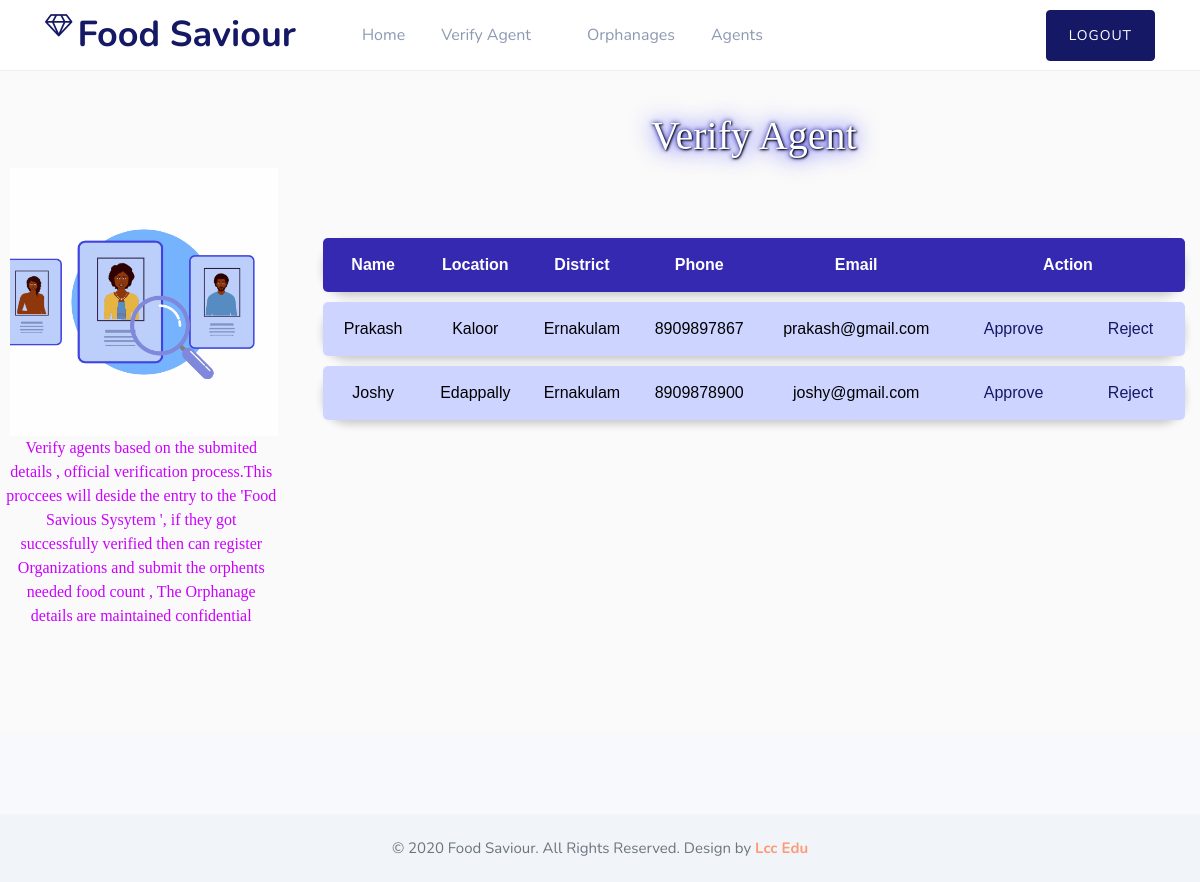
Screenshot of /AdminVerifyAgent.php with the database file from the repository.
### tables this page shows
CREATE TABLE `agent_registration` (
  `aid` int(11) NOT NULL AUTO_INCREMENT,
  `name` varchar(30) DEFAULT NULL,
  `district` varchar(30) DEFAULT NULL,
  `location` varchar(100) DEFAULT NULL,
  `phone` varchar(30) DEFAULT NULL,
  `email` varchar(30) DEFAULT NULL,
  PRIMARY KEY (`aid`)
);

### AdminVerifyAgent.php (the view, shortened to what this page needs)
<?php
include('DbConnection/dbconnect.php');
include('AdminHeader.php');
?>
<div class="w3l-index-block1">
  <div class="content py-5">
    <div class="container1">
      <div class="row ">
        <div class="col-md-3 content-left pt-md-0 pt-3" style="margin-top:120px;">
          <img src="assets/images/verify_agent_lottie.gif" style="padding-left: 10px;" class="img-fluid" alt="main image">
          <p style=" margin: auto; color: #cc00ff;font-family:serif;text-align: center;padding-left: 5px;">Verify agents based on the submited details , official verification process.This proccees will deside the entry to the 'Food Savious Sysytem ', if they got successfully verified then can register Organizations and submit the orphents needed food count
            , The Orphanage details are maintained confidential
          </p>
        </div>
        <div class="col-md-9 content-photo mt-md-0 mt-9">
          <section class="w3l-about6 py-5">
            <div class="container py-md-3 text-center">
              <div class="">
                <h1 style="font-family: initial;color: white;text-shadow: 1px 1px 2px black, 0 0 25px blue, 0 0 5px darkblue;">Verify Agent</h1> <br><br>
                <center>
                  <?php
                  $qry = "SELECT * FROM `agent_registration` a,`login` l WHERE a.`aid`=l.`uid` AND l.`status`='0'";
                  $result = mysqli_query($conn, $qry);
                  if ($result->num_rows > 0) {
                  ?>
                    <table id="cust_table">
                      <tr>
                        <th>Name</th>
                        <th>Location</th>
                        <th>District</th>
                        <th>Phone</th>
                        <th>Email</th>
                        <th colspan="2">Action</th>
                      </tr>
                      <?php
                      while ($row = mysqli_fetch_array($result)) {
                        echo "
                <tr>
                    <td>" . $row['name'] . "</td>
                    <td>" . $row['location'] . "</td>
                    <td>" . $row['district'] . "</td>
                    <td>" . $row['phone'] . "</td>
                    <td>" . $row['email'] . "</td>
                    <td><a href='AdminApproveAgent.php?id=" . $row['aid'] . "'>Approve</a></td><td><a href='AdminRejectAgent.php?id=" . $row['aid'] . "'>Reject</a></td>
                </tr>";
                      }
                    } else {
                      ?>
                      <img src="assets/images/no_data_found.png" class="img-fluid" alt="main image">
                    <?php
                    }
                    ?>
                    </table>
                    <br><br><br><br><br><br><br><br>
                </center>
              </div>
            </div>
          </section>
        </div>
      </div>
    </div>
  </div>
</div>
<section class="w3l-market-footer">
  <footer class="footer-28">
    <div class="footer-bg-layer">
      <div class="container py-lg-3">
      </div>
      <div class="midd-footer-28 align-center py-lg-4 py-3 mt-5">
        <div class="container">
          <p class="copy-footer-28 text-center"> &copy; 2020 Food Saviour. All Rights Reserved. Design by <a href="">Lcc Edu</a></p>
        </div>
      </div>
    </div>
  </footer>
</section>
</body>
</html>

### rows the page displays
agent_registration: name "Prakash", location "Kaloor", district "Ernakulam", phone "8909897867", email "prakash@gmail.com"
agent_registration: name "Joshy", location "Edappally", district "Ernakulam", phone "8909878900", email "joshy@gmail.com"
